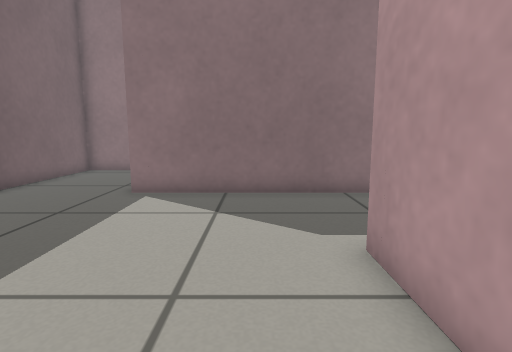
view 1 (above)

19 first-person views from a walk through a Gazebo world. The camera is 0.5 m above the floor, tilts 8° down and sees 80° across. The floor is counted in squares, 0.25 m on a side. Each view is taken from the middle of a square. On the plan, view 1 faces up. The plan holds only what a view shows up to about 17 squares ahead; the rest is blank.

view 2
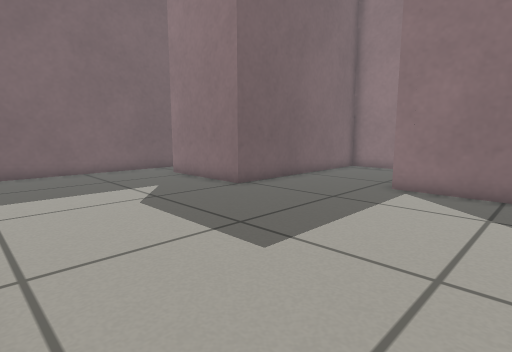

view 3
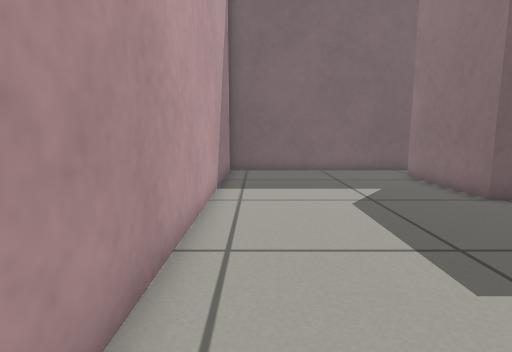

view 4
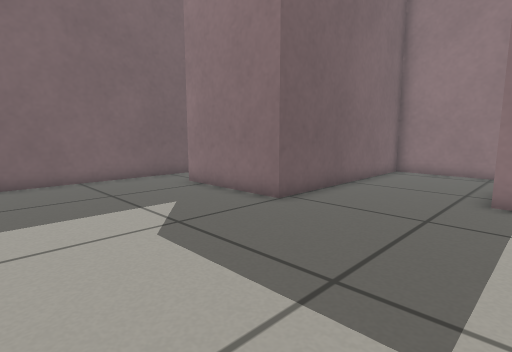

view 5
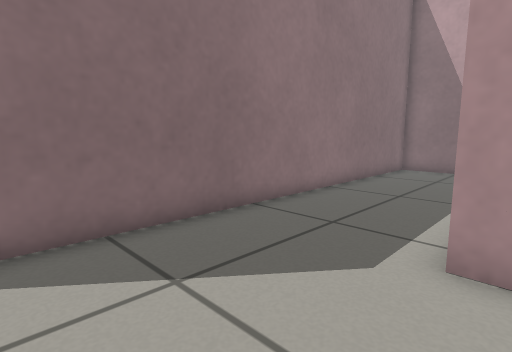

view 6
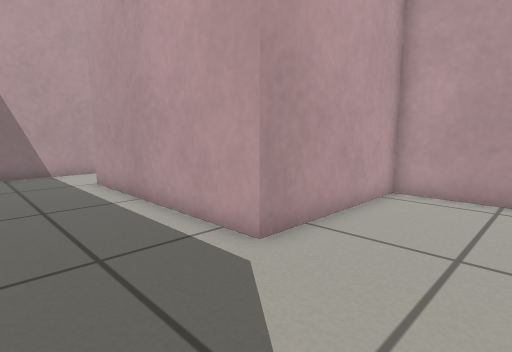

view 7
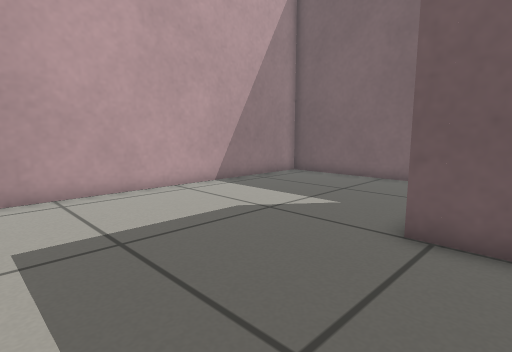

view 8
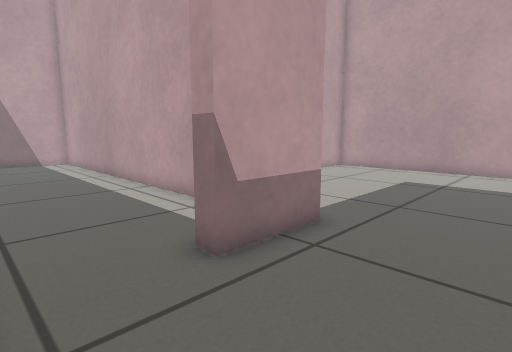

view 9
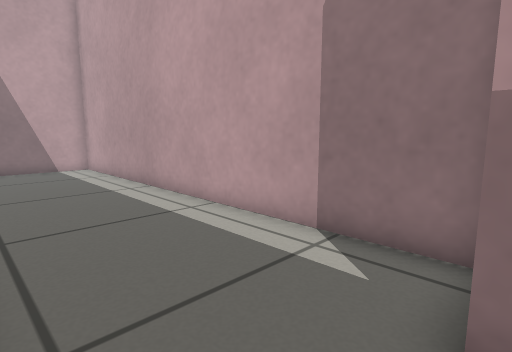

view 10
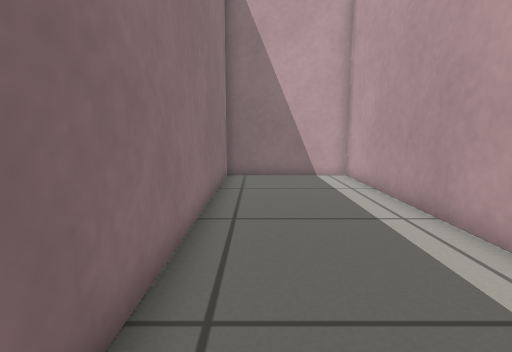

view 11
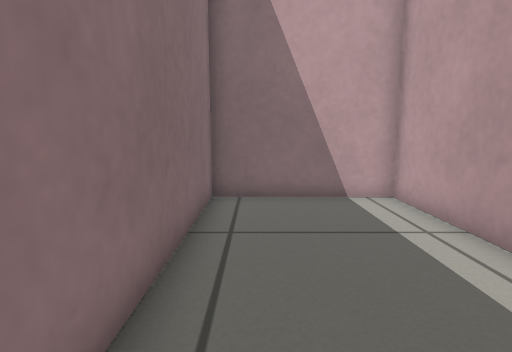

view 12
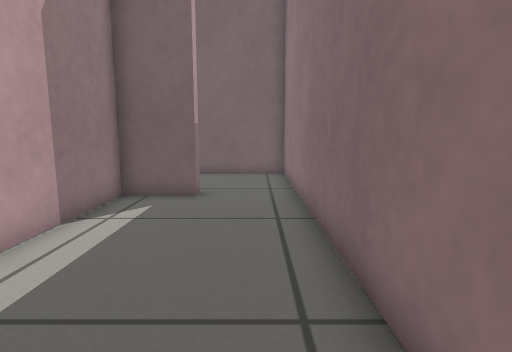

view 13
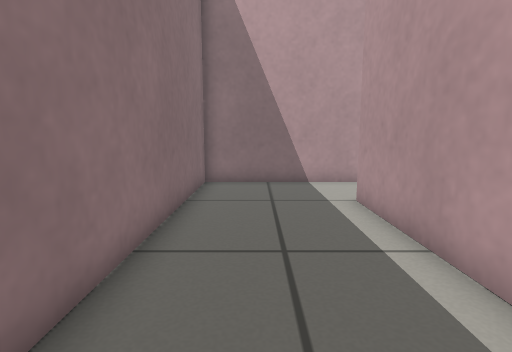

view 14
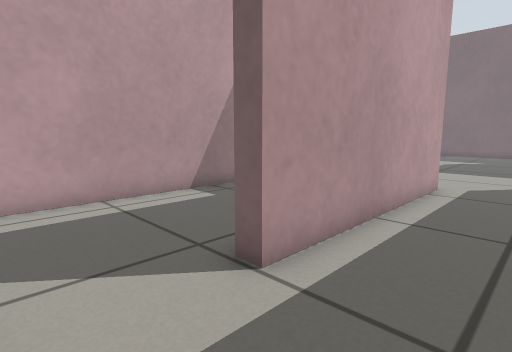

view 15
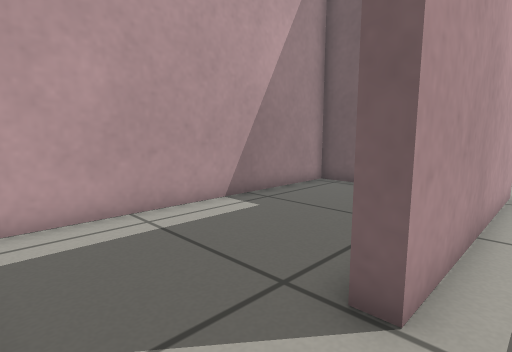

view 16
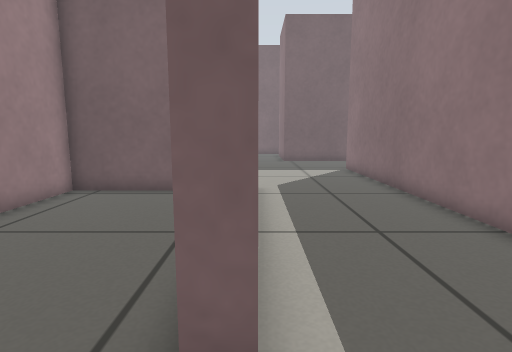

view 17
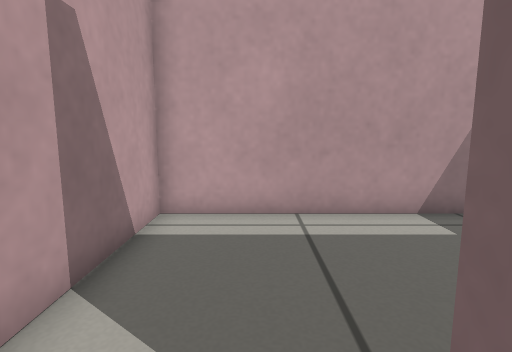

view 18
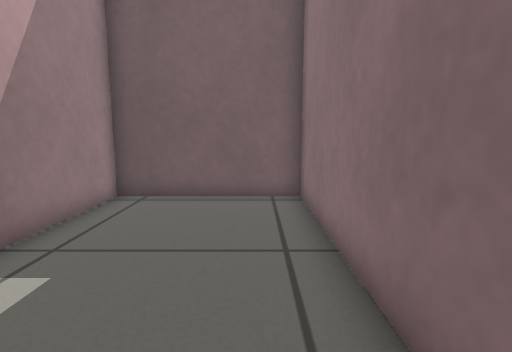

view 19
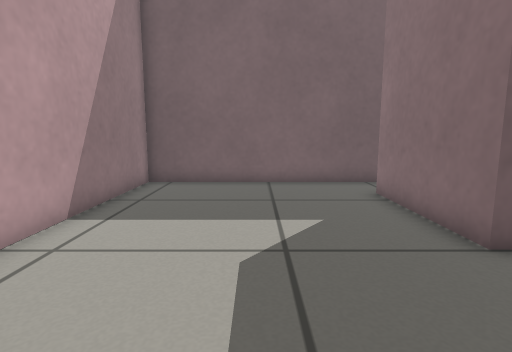

### Floor plan
Ten units are one square. View 1 is at (0, 0); x grows to the right and y downward. Boxes are objects, and circles mark ways between rooms. Rooms are numbered by the first view taken in them; rooms with no view inside come last. Other rooms are left out.
<svg viewBox="-169 -169 318 188">
<path fill="none" stroke="#000" d="M-35 -164 -90 -164 -90 -70 -141 -70M-164 -76 -164 14 19 14 19 -50 109 -50M144 -56 144 -101 -42 -101 -42 -131 -36 -131M-36 -131 -36 -107 144 -107 144 -164 -35 -164M105 -44 25 -44 25 14 144 14 144 -56M109 -50 109 -44"/>
<circle cx="-40" cy="-150" r="3" fill="#2a7"/>
<circle cx="125" cy="-50" r="3" fill="#2a7"/>
<text x="-40" y="-50">1</text>
<text x="50" y="-140">2</text>
<text x="90" y="-20">3</text>
</svg>
Room 1 opens to room 2. Room 1 opens to room 3.

Where each view was taken, in squares from view 1:
view 1: 0 up, 0 right, facing up
view 2: 1 down, 0 right, facing up-left
view 3: 0 up, 0 right, facing left
view 4: 0 up, 3 left, facing up-left
view 5: 4 up, 3 left, facing up-right
view 6: 9 up, 2 left, facing down-right
view 7: 9 up, 3 left, facing down-left
view 8: 16 up, 8 left, facing down-right
view 9: 16 up, 4 left, facing down-right
view 10: 15 up, 0 right, facing right
view 11: 15 up, 5 right, facing right
view 12: 15 up, 6 right, facing left
view 13: 8 up, 2 right, facing right
view 14: 8 up, 14 right, facing down-left
view 15: 6 up, 14 right, facing down-left
view 16: 5 up, 13 right, facing left
view 17: 6 up, 12 right, facing down
view 18: 3 up, 12 right, facing left
view 19: 3 up, 4 left, facing left
